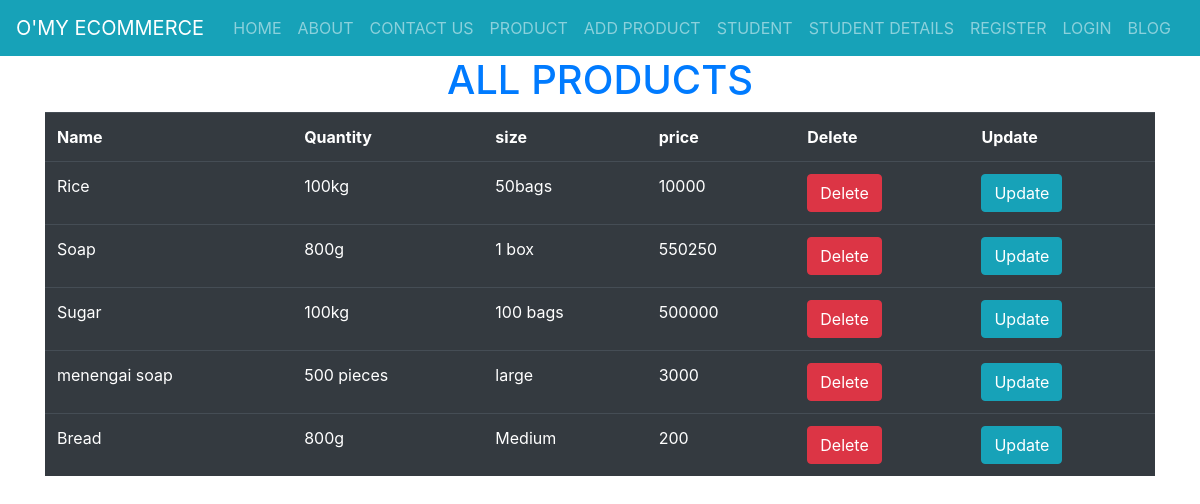
Screenshot of /products/ with the database file from the repository.
### djangoHtmlFormsProject/models.py (models this page shows)
class Product(models.Model):
    name = models.CharField(max_length=30, blank=False, null=False)
    qtty = models.CharField(max_length=30, blank=False, null=False)
    size = models.CharField(max_length=25, blank=False, null=False)
    price = models.CharField(max_length=20, blank=False, null=False)

### djangoHtmlFormsProject/views.py (the view)
# urls.py: path('products/', views.products, name='all-products'),
def products(request):
    all_products = Product.objects.all()
    context = {'all_products': all_products}
    return render(request, 'products.html', context)

### templates/products.html
{% extends 'master.html' %}
{% load static %}
{% block content %}
    <div class="container">
        <h1 class="text-primary text-center">ALL PRODUCTS</h1>
        <table class="table table-dark table-hover">
            <tr>
                <th>Name</th>
                <th>Quantity</th>
                <th>size</th>
                <th>price</th>
                <th>Delete</th>
                <th>Update</th>
            </tr>
            {% for product in all_products %}
                <tr>
                    <td>{{ product.name }}</td>
                    <td>{{ product.qtty }}</td>
                    <td>{{ product.size }}</td>
                    <td>{{ product.price }}</td>
                    <td><a class="btn btn-danger" href="/delete-product/{{ product.id }}">Delete</a></td>
                    <td><a class="btn btn-info" href="/update-product/{{ product.id }}">Update</a></td>
                </tr>
            {% endfor %}
        </table>
    </div>
{% endblock %}

### templates/master.html (shortened to what this page needs)
<!DOCTYPE html>
<html lang="en">
<head>
    {% load static %}
    {% load crispy_forms_tags %}
    <link rel="stylesheet" href="{% static 'bootstrap/css/bootstrap.css' %}">
    <link rel="stylesheet" href="{% static 'bootstrap/css/styles.css' %}">
</head>
<body>
<section>
    <nav class="navbar navbar-expand-md bg-info navbar-dark">
        <a class="navbar-brand" href="{% url 'home-page' %}">O'MY ECOMMERCE</a>
        <div class="collapse navbar-collapse justify-content-center" id="collapsibleNavbar">
            <ul class="navbar-nav">
                <li class="nav-item">
                    <a class="nav-link" href="{% url 'home-page' %}">HOME</a>
                </li>
                <li class="nav-item">
                    <a class="nav-link" href="#">ABOUT</a>
                </li>
                <li class="nav-item">
                    <a class="nav-link" href="#">CONTACT US</a>
                </li>
                <li class="nav-item">
                    <a class="nav-link" href="{% url 'all-products' %}">PRODUCT</a>
                </li>
                <li class="nav-item">
                    <a class="nav-link" href="{% url 'add-product-page' %}">ADD PRODUCT</a>
                </li>
                <li class="nav-item">
                    <a class="nav-link" href="{% url 'student-page' %}">STUDENT</a>
                </li>
                <li class="nav-item">
                    <a class="nav-link" href="{% url 'students-details-page' %}">STUDENT DETAILS</a>
                </li>
                <li class="nav-item">
                    <a class="nav-link" href="{% url 'registration-page' %}">REGISTER</a>
                </li>
                <li class="nav-item">
                    <a class="nav-link" href="#">LOGIN</a>
                </li>
                <li class="nav-item">
                    <a class="nav-link" href="#">BLOG</a>
                </li>
            </ul>
        </div>
    </nav>
</section>
<section>
    {% block content %}
    {% endblock %}
</section>
</body>
</html>

### rows the page displays
Product: name "Rice", qtty "100kg", size "50bags", price "10000"
Product: name "Soap", qtty "800g", size "1 box", price "550250"
Product: name "Sugar", qtty "100kg", size "100 bags", price "500000"
Product: name "menengai soap", qtty "500 pieces", size "large", price "3000"
Product: name "Bread", qtty "800g", size "Medium", price "200"
